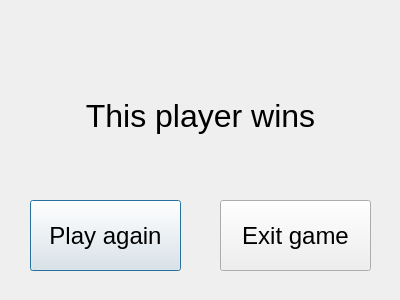
<?xml version="1.0" encoding="UTF-8"?>
<ui version="4.0">
 <class>Dialog</class>
 <widget class="QDialog" name="Dialog">
  <property name="geometry">
   <rect>
    <x>0</x>
    <y>0</y>
    <width>400</width>
    <height>300</height>
   </rect>
  </property>
  <property name="windowTitle">
   <string>Dialog</string>
  </property>
  <widget class="QLabel" name="outcome_lbl">
   <property name="geometry">
    <rect>
     <x>0</x>
     <y>60</y>
     <width>401</width>
     <height>111</height>
    </rect>
   </property>
   <property name="font">
    <font>
     <pointsize>24</pointsize>
    </font>
   </property>
   <property name="text">
    <string>This player wins</string>
   </property>
   <property name="alignment">
    <set>Qt::AlignCenter</set>
   </property>
  </widget>
  <widget class="QPushButton" name="play_again">
   <property name="geometry">
    <rect>
     <x>30</x>
     <y>200</y>
     <width>151</width>
     <height>71</height>
    </rect>
   </property>
   <property name="font">
    <font>
     <pointsize>18</pointsize>
    </font>
   </property>
   <property name="text">
    <string>Play again</string>
   </property>
  </widget>
  <widget class="QPushButton" name="exit">
   <property name="geometry">
    <rect>
     <x>220</x>
     <y>200</y>
     <width>151</width>
     <height>71</height>
    </rect>
   </property>
   <property name="font">
    <font>
     <pointsize>18</pointsize>
    </font>
   </property>
   <property name="text">
    <string>Exit game</string>
   </property>
  </widget>
 </widget>
 <resources/>
 <connections/>
</ui>
